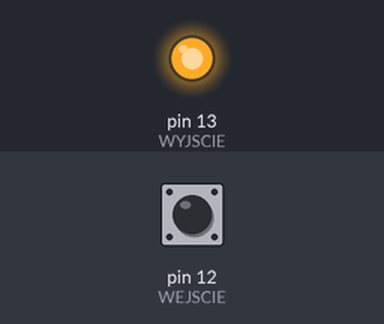
This sketch was run on a simulated Arduino Uno, built with avr-gcc and run on an emulated ATmega328P. Shown: output pins drawn as LEDs (lit = HIGH). The inputs (shaded band) are chosen by the test bench; at power-on: pin 12 (WEJSCIE) HIGH.

Above: at 1.2 s.
1.3 s: pin 12 (WEJSCIE) pulled LOW for 0.15 s
At 1.37 s:
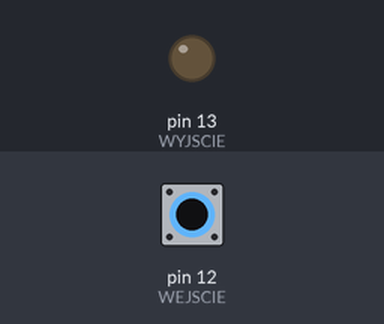
2.9 s: pin 12 (WEJSCIE) pulled LOW for 3.2 s
At 6.7 s:
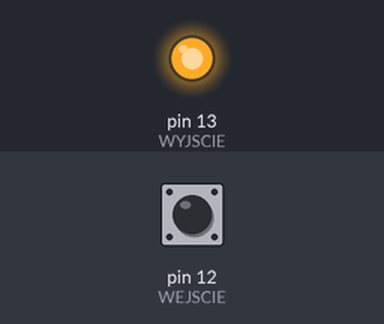
Timing chart, 0 to 8.2 s (numbered marks = the images above; inputs shaded):
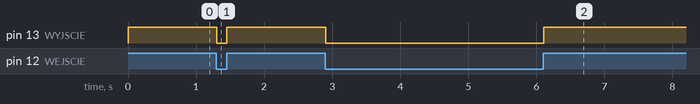

The sketch:

wyjscie_wejscie.ino
```cpp
#define WEJSCIE 12
const int WYJSCIE = 13;
//dwa zapisy aby używac nazw a nie numerów pinów
//ten drugi jest bardziej poprawny
//do opisów stałych używa się najczęściej samych dużych liter

void setup() {
  pinMode(WEJSCIE, INPUT_PULLUP);  //pullup czyli podciągnięty do stanu wysokiego, coś jak domyslny stan
  pinMode(WYJSCIE, OUTPUT);
}

void loop() {
  int stan = digitalRead(WEJSCIE);
  digitalWrite(WYJSCIE, stan);
  //można to wpisać w jednej lini o tak:
  //digitalWrite(WYJSCIE, digitalRead(WEJSCIE));
  //jest to już jednak mniej czytelne
  delay(10);
  //stan będzie sprawdzany co 10 milisekund
}
```

Measured:
- after the input at 1.3 s, pin 13 (WYJSCIE): HIGH → LOW at once, → HIGH 0.15 s later
- after the input at 2.9 s, pin 13 (WYJSCIE): HIGH → LOW at once, → HIGH 3.2 s later
